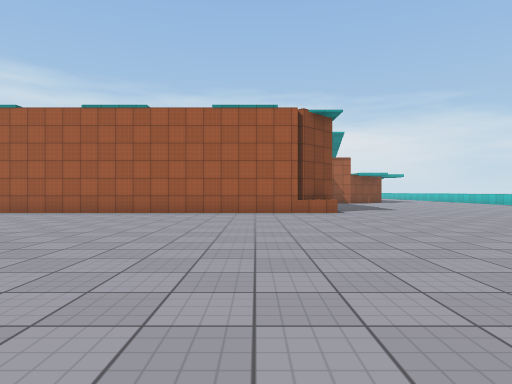
view 1 (above)

24 first-person views from a walk through a scene from a Unity 3-D project. The camera is 1.2 m above the floor, looks level and sees 75° across. The floor is counted in squares, 2 m on a side. Each view is taken from the middle of a square. On the plan, view 1 faces up. The plan holds only what a view shows up to about 10 squares ahead; the rest is blank. The place goes on beyond the plan. Some surface patterns are stand-ins.

view 2
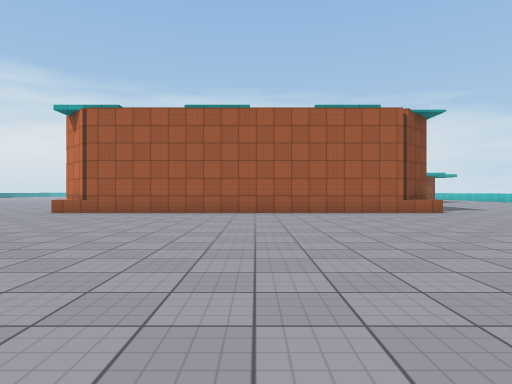

view 3
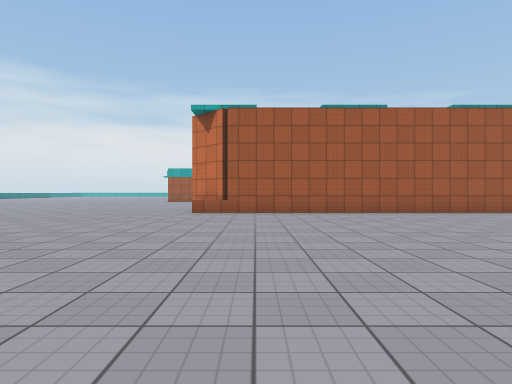

view 4
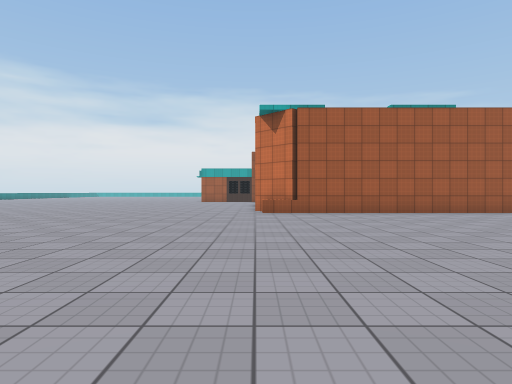

view 5
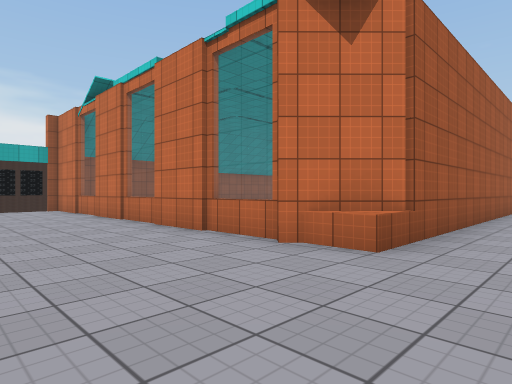

view 6
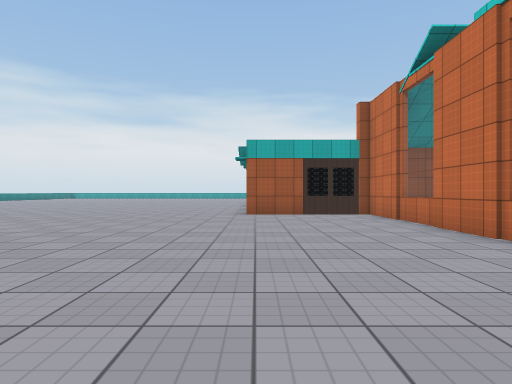

view 7
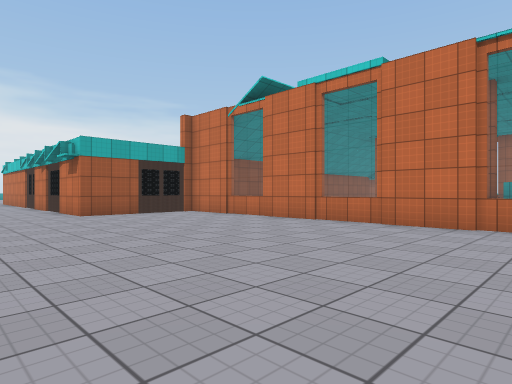

view 8
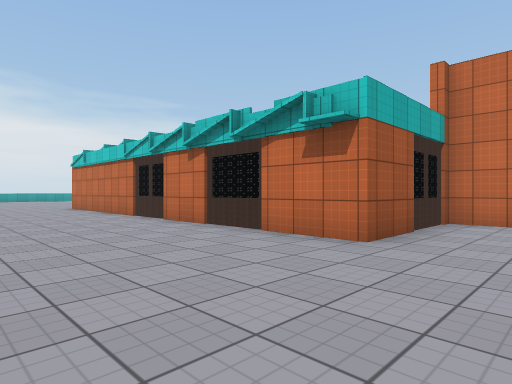

view 9
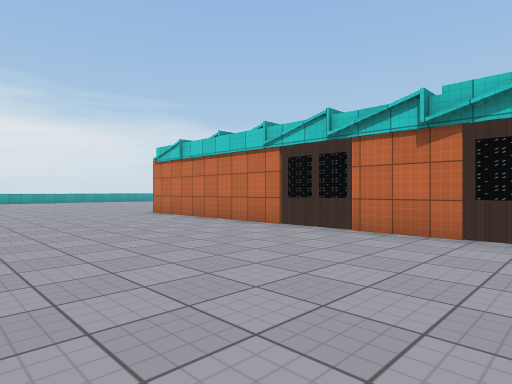

view 10
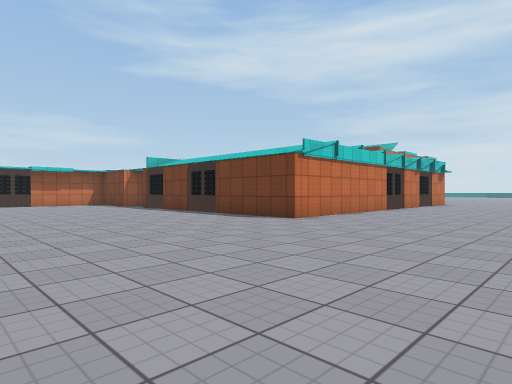

view 11
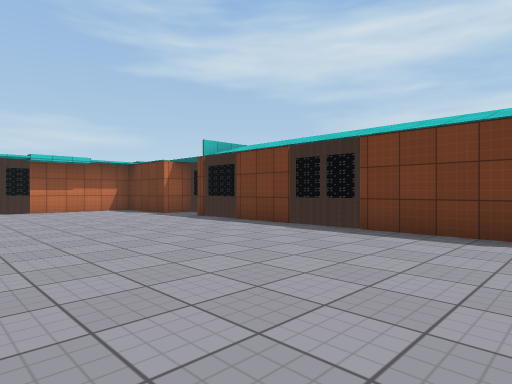

view 12
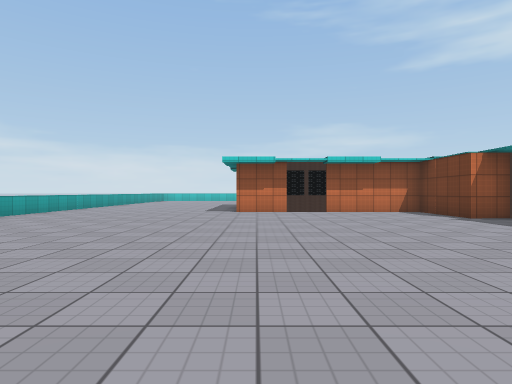

view 13
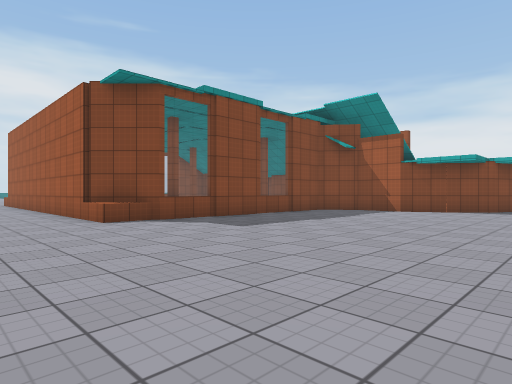

view 14
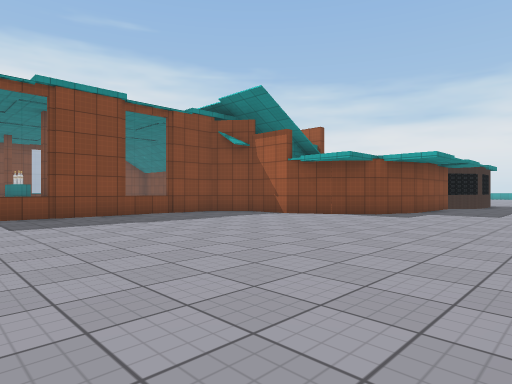

view 15
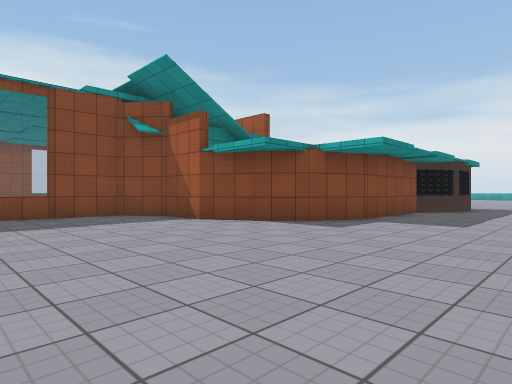

view 16
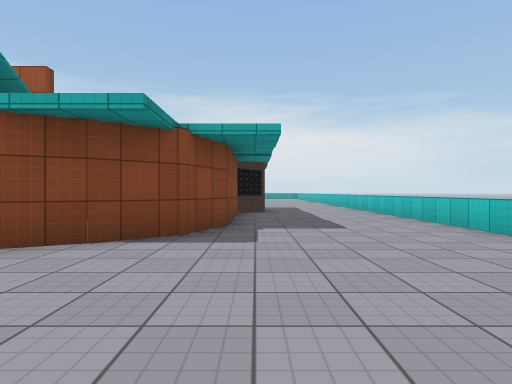

view 17
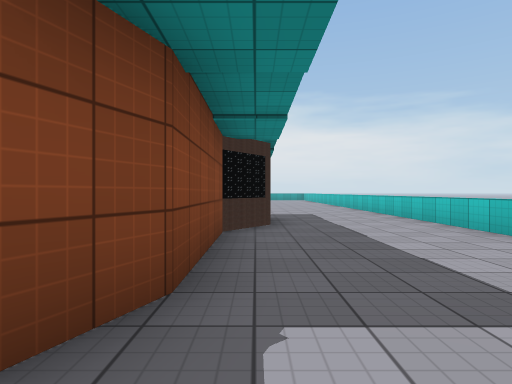

view 18
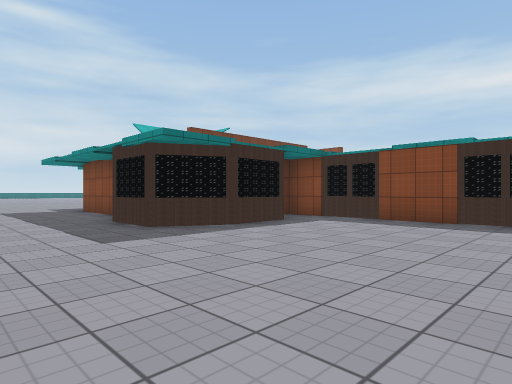

view 19
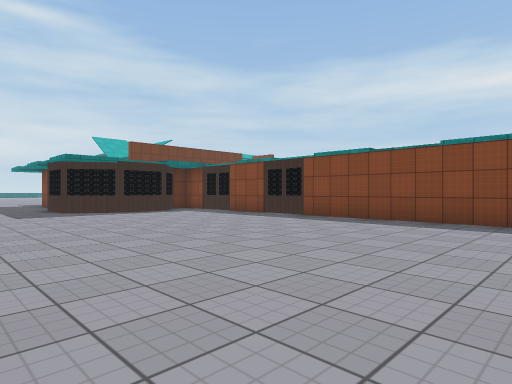

view 20
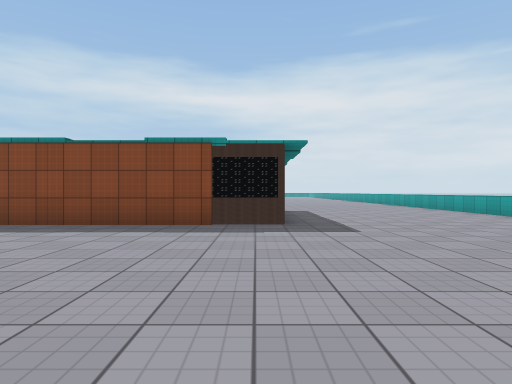

view 21
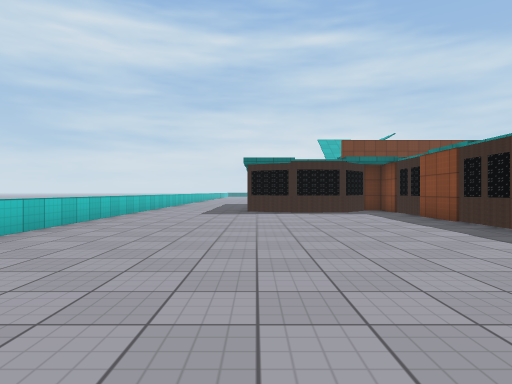

view 22
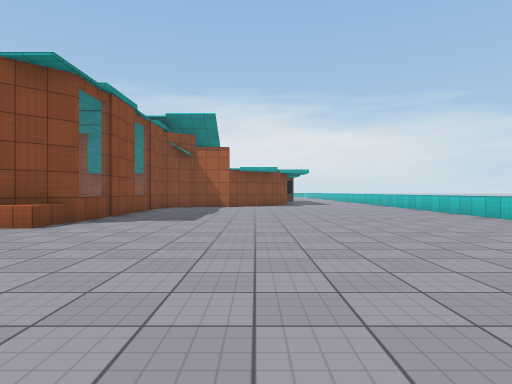

view 23
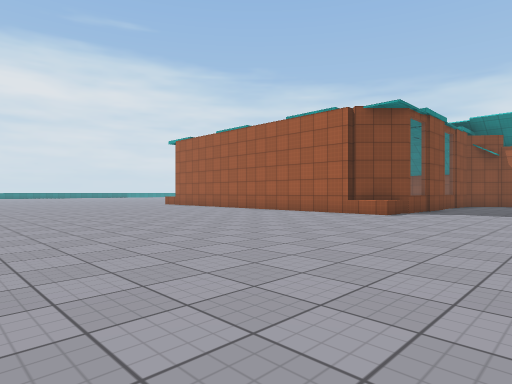

view 24
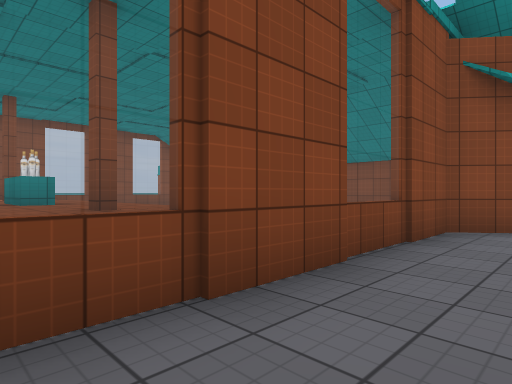

### Floor plan
Points are (right, up) in squares from view 1. A wall is a line through its corners. A room is listed if a view was taken in it or the views show most of it. See-through windows are left out.
Room 1 (views 1, 2, 3, 4, 5, 6, 7, 8, 9, 10, 11, 12, 13, 14, 15, 16, 17, 18, 19, 20, 21, 22, 23, 24)
walls: (-7.9, 9.5) (-9.1, 10.6); (2.4, 10.6) (1.4, 9.6); (6.1, 17.9) (4.9, 17.3) (3.5, 17.3) (2.4, 16.4) (2.4, 9.5) (-8.9, 9.5) (-8.9, 19.9) (-12.2, 19.9) (-12.2, 31) (-4.9, 31); (5.1, 26) (5.4, 26.3) (6.9, 26.3) (8.2, 25.6) (8.2, 24.1) (7.5, 23.1) (7.5, 20) (7, 18.7) (6, 17.8); (-3.4, 30.1) (-3.4, 31) (-1, 31) (-1, 36.6); (3.9, 36.6) (3.9, 25.2)
low walls: (11.5, 11.1) (11.5, 14); (11.5, 18.5) (11.5, 31.5)

Where each view was taken, in squares from view 1:
view 1: 0 up, 0 right, facing up
view 2: 0 up, 3 left, facing up
view 3: 0 up, 7 left, facing up
view 4: 0 up, 9 left, facing up
view 5: 8 up, 12 left, facing up-right
view 6: 11 up, 12 left, facing up
view 7: 11 up, 15 left, facing up-right
view 8: 18 up, 16 left, facing up-right
view 9: 22 up, 17 left, facing up-right
view 10: 37 up, 17 left, facing down-right
view 11: 36 up, 12 left, facing down-right
view 12: 36 up, 11 left, facing right
view 13: 7 up, 9 right, facing up-left
view 14: 10 up, 11 right, facing up-left
view 15: 13 up, 11 right, facing up-left
view 16: 14 up, 8 right, facing up
view 17: 18 up, 8 right, facing up
view 18: 31 up, 11 right, facing down-left
view 19: 36 up, 11 right, facing down-left
view 20: 36 up, 10 right, facing left
view 21: 36 up, 8 right, facing down
view 22: 4 up, 6 right, facing up
view 23: 1 up, 6 right, facing up-left
view 24: 11 up, 4 right, facing up-left
